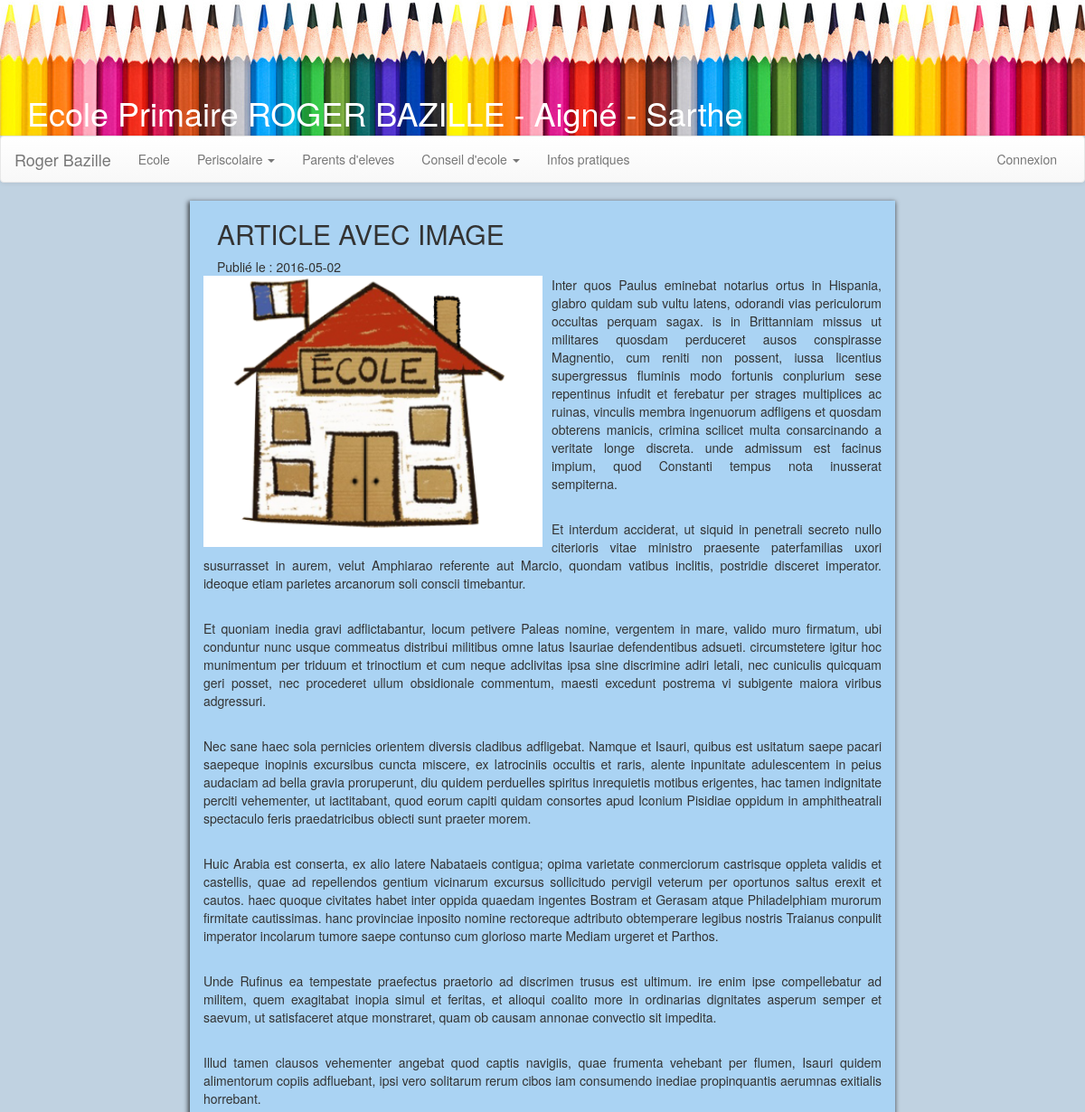
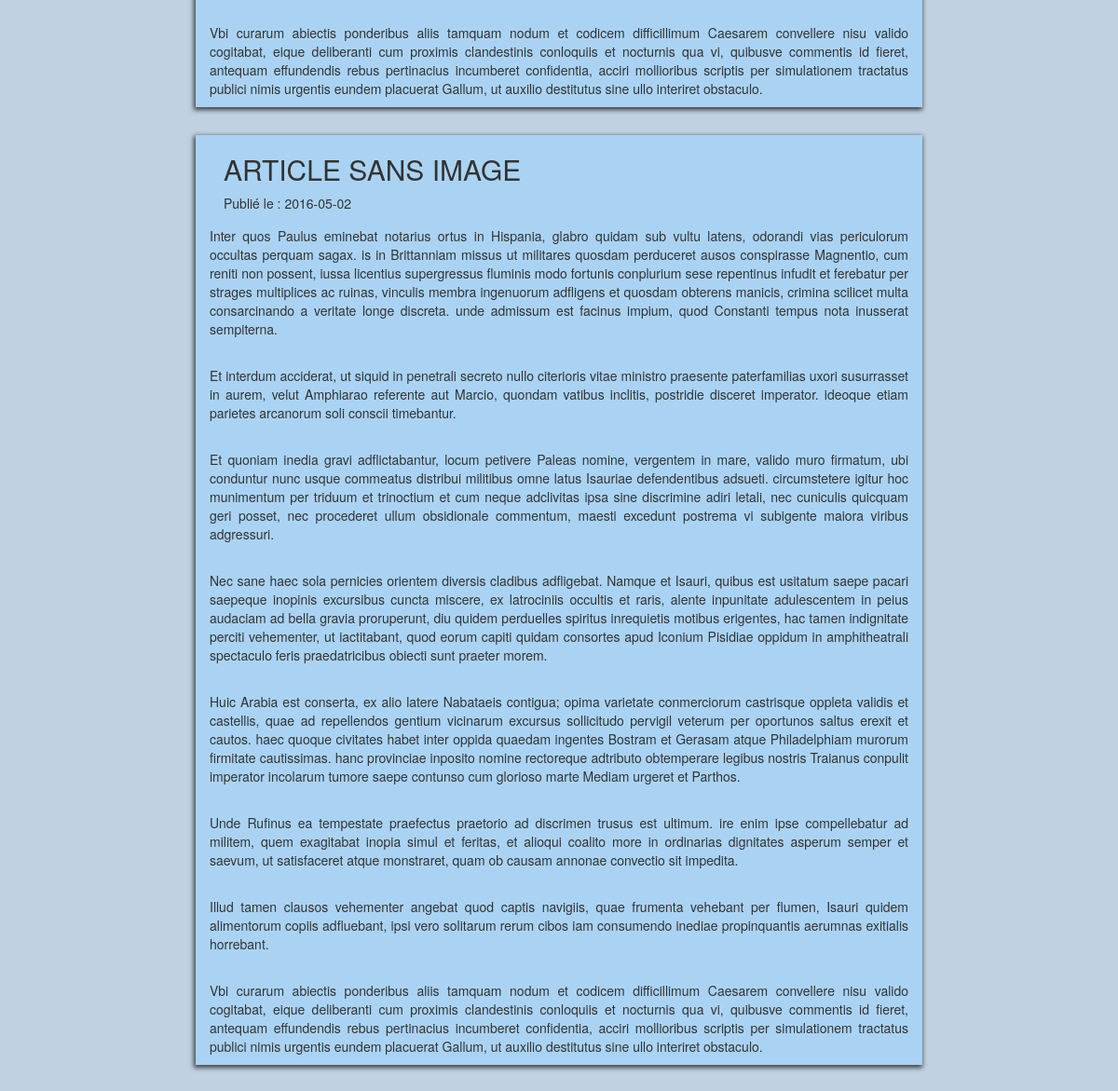
The app's page /index.php?section=ecole with its own data (2 pictures, top to bottom).
### tables this page shows
CREATE TABLE `actuecole` (
  `id` int(11) NOT NULL,
  `titre` varchar(40) NOT NULL,
  `contenu` text NOT NULL,
  `image` varchar(40) NOT NULL,
  `date` datetime NOT NULL
);

### controleur/newsecole.php (called while the page is built)
<?php
include_once('modele/mod_newsEcole.php');
$lesNews = getNewsEcole();
include_once('vue/vue_ecole.php');

### modele/mod_newsEcole.php (called while the page is built, shortened)
<?php
function getNewsEcole()
{
    global $bdd;
    $req = $bdd->prepare("SELECT * FROM actuecole ORDER BY date DESC");
	$req->execute();
    $lesNews = $req->fetchAll();
    return $lesNews;
}

### vue/vue_News.php (the view)
<?php
	foreach($lesNews as $uneNews)
	{
		$wTitre=$uneNews['titre'];
		$wContenu=$uneNews['contenu'];
		$wImage=$uneNews['image'];
		$wDate=$uneNews['date'];
		$wDate = substr($wDate, 0, -9);
		if(isset($wContenu)){
		$contenu = nl2br($wContenu);
		}
		if($wImage=='vue/images/'){
echo"
		<div class='col-md-12 col-sm-12 col-xs-12'>
	<div class='col-md-2 col-sm-12 col-xs-12'></div>
	<div class='col-md-8 col-sm-12 col-xs-12 news'>
		<div class='col-md-12 col-sm-12 col-xs-12'><h2>$wTitre</h2>Publi&eacute le : $wDate</div>
		<div class='col-md-12 col-sm-12 col-xs-12' style='height:15px'></div>
		<div class='text-xs-left txtNews'>
			$contenu
		</div>
	</div>
	<div class='col-md-2 col-sm-12 col-xs-12'></div>
</div>
<div class='col-md-12 col-sm-12 col-xs-12' style='height:30px;'></div>";
		}else{
			echo"
		<div class='col-md-12 col-sm-12 col-xs-12'>
	<div class='col-md-2 col-sm-12 col-xs-12'></div>
	<div class='col-md-8 col-sm-12 col-xs-12 news'>
		<div class='col-md-12 col-sm-12 col-xs-12'><h2>$wTitre</h2>Publi&eacute le : $wDate</div>
		<div class='col-md-6 col-sm-6 col-xs-12 margin-img' style='text-align: center; background-color:white;'><img src='$wImage' class='img-news'></div>
		<div class='text-xs-left txtNews'>
			$contenu
		</div>
	</div>
	<div class='col-md-2 col-sm-12 col-xs-12'></div>
</div>
<div class='col-md-12 col-sm-12 col-xs-12' style='height:30px;'></div>
		";
		}
	}
?>

### index.php (shortened to what this page needs)
<?php
	if (!isset($_GET['section']) OR $_GET['section'] == 'index' OR $_GET['section'] == 'accueil')
	{
		include_once('controleur/accueil.php');
	}
	else
	{
		if ($_GET['section'] == 'ecole')
		{
			include_once('controleur/newsEcole.php');
		}
	}

### vue/vue_entete.php (shortened to what this page needs)
<html xmlns="http://www.w3.org/1999/xhtml" xml:lang="fr" >
    <?php
     include "vue_head.php";
    ?>
    </head>
	<body>
	<div id="banniere">
    <h1 class="nomdusite"> Ecole Primaire ROGER BAZILLE - Aign&eacute - Sarthe </h1>
  </div>
<nav class="navbar navbar-default">
  <div class="container-fluid">
    <div class="navbar-header">
      <a class="navbar-brand" href="index.php?section=accueil">Roger Bazille</a>
    </div>
    <div class="collapse navbar-collapse" id="bs-example-navbar-collapse-1">
      <ul class="nav navbar-nav">
        <li><a href="index.php?section=ecole">Ecole</a></li>
        <li class="dropdown">
          <a href="index.php?section=periscolaire" class="dropdown-toggle" data-toggle="dropdown" role="button" aria-haspopup="true" aria-expanded="false">Periscolaire <span class="caret"></span></a>
        </li>
		<li><a href="index.php?section=parentseleves">Parents d'eleves</a></li>
		<li class="dropdown">
          <a href="index.php?section=conseilecole" class="dropdown-toggle" data-toggle="dropdown" role="button" aria-haspopup="true" aria-expanded="false">Conseil d'ecole <span class="caret"></span></a>
        </li>
		<li><a href="index.php?section=infospratiques">Infos pratiques</a></li>
      </ul>
      <?php
        if( isset($_SESSION['validiteConnexion']) && ($_SESSION['validiteConnexion']==true) ){
      echo"
      <ul class='nav navbar-nav navbar-right'>
    <li><a href='index.php?section=connexion'> Espace Admin</a></li>
    <li><a href='index.php?section=seDeconnecter'> D&eacuteconnexion </a></li>
    </ul>";
  }else{
    echo"
      <ul class='nav navbar-nav navbar-right'>
    <li><a href='index.php?section=connexion'> Connexion </a></li>
    </ul>";
  }
    ?>
    </div>
  </div>
</nav>
</html>

### vue/vue_head.php (shortened to what this page needs)
  <head>
<link href="vue/css/bootstrap.css" rel="stylesheet" type="text/css" />
<link href="vue/css/bootstrap-theme.css" rel="stylesheet" type="text/css" />
<link rel="stylesheet" href="http://maxcdn.bootstrapcdn.com/bootstrap/3.3.6/css/bootstrap.min.css">
<link href="vue/style.css" rel="stylesheet" type="text/css" />
  </head>

### vue/vue_ecole.php
<?php
	include "vue_entete.php";
?>
<html>
<body>
<?php
	include "vue_News.php";
?>
</body>
</html>

### vue/style.css (style rules this page uses)
.margin-img { height:300px; margin-right:10px; margin-bottom:10px; }
.txtNews { margin-bottom:10px; text-align: justify; }
.img-news { max-height:100%; max-width:100%; height:100%; }
.news { box-shadow: -1px 2px 5px 1px rgba(0, 0, 0, 0.7); background-color:#AAD3F3; }
body { background-color:#C0D2E1; }
h1 { text-align: center; }
.nomdusite { position:absolute; margin-top: 105px; margin-left: 30px; text-align: left; color: white; }

### vue/vue_entete.php (style rules this page uses)
#banniere { height: 150px; width:100%; margin:0px; background: url(vue/images/bandeau.jpg); background-repeat: repeat-z; }

### records on screen
actuecole: titre "ARTICLE AVEC IMAGE", date "2016-05-02", image (picture), contenu "Inter quos Paulus eminebat notarius ortus in Hispania, glabro quidam sub vultu latens, odorandi vias periculorum occultas perquam sagax. is in Brittanniam missus ut militares quosdam perduceret ausos conspirasse Magnentio, cum reniti non possent, iussa licentius supergressus fluminis modo fortunis conplurium sese repentinus infudit et ferebatur per strages multiplices ac ruinas, vinculis membra ingenuorum adfligens et quosdam obterens manicis, crimina scilicet multa consarcinando a veritate longe discreta. unde admissum est facinus impium, quod Constanti tempus nota inusserat sempiterna. Et interdum acciderat, ut siquid in penetrali secreto nullo citerioris vitae ministro praesente…"
actuecole: titre "ARTICLE SANS IMAGE", date "2016-05-02", contenu "Inter quos Paulus eminebat notarius ortus in Hispania, glabro quidam sub vultu latens, odorandi vias periculorum occultas perquam sagax. is in Brittanniam missus ut militares quosdam perduceret ausos conspirasse Magnentio, cum reniti non possent, iussa licentius supergressus fluminis modo fortunis conplurium sese repentinus infudit et ferebatur per strages multiplices ac ruinas, vinculis membra ingenuorum adfligens et quosdam obterens manicis, crimina scilicet multa consarcinando a veritate longe discreta. unde admissum est facinus impium, quod Constanti tempus nota inusserat sempiterna. Et interdum acciderat, ut siquid in penetrali secreto nullo citerioris vitae ministro praesente…"
